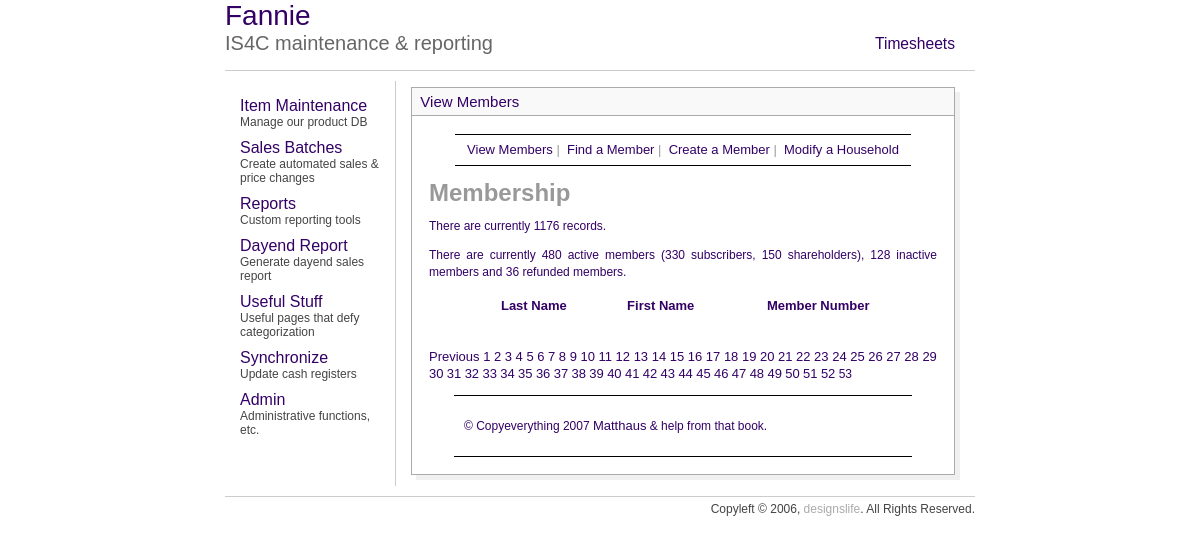
The app's page /mem/view_members.php?s=1300&np=53&sort=lna, older data.
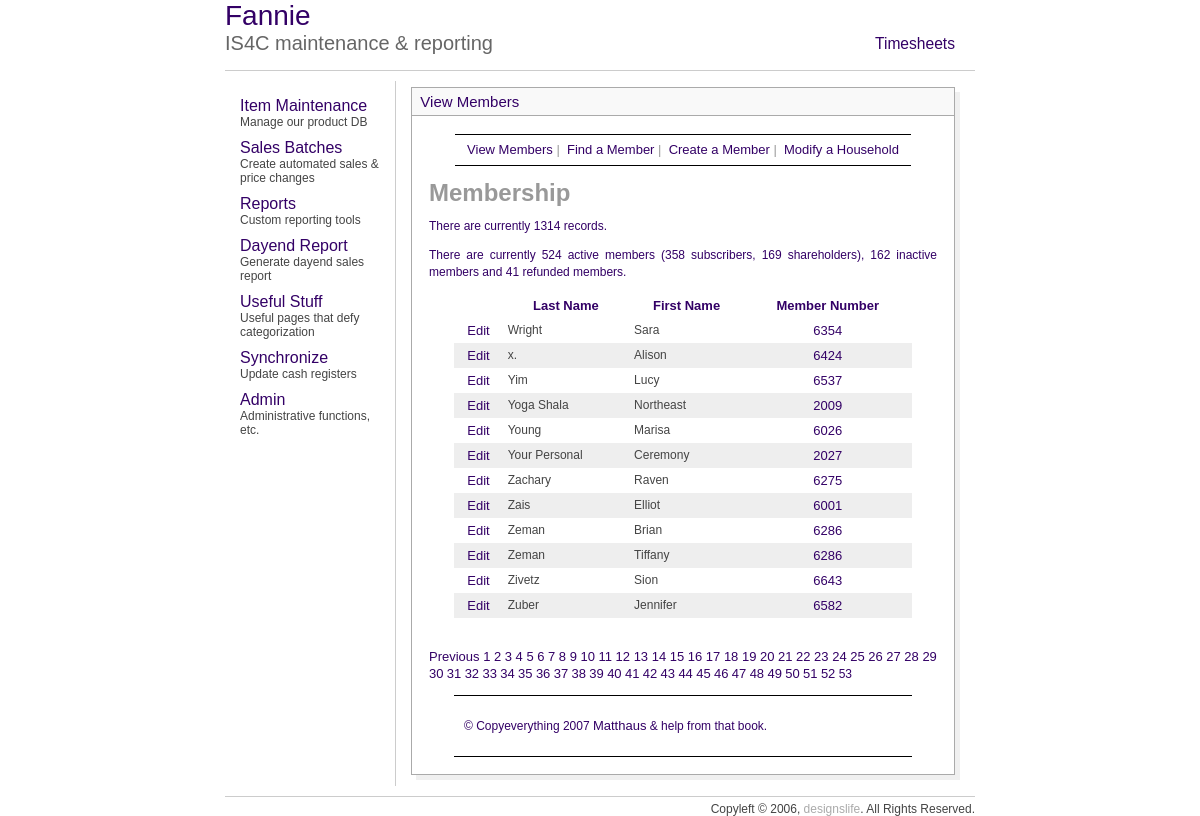
The same page, newer data.
### tables this page shows
CREATE TABLE `custdata` (
  `CardNo` int(8) default NULL,
  `personNum` tinyint(4) NOT NULL default '1',
  `LastName` varchar(30) default NULL,
  `FirstName` varchar(30) default NULL,
  `CashBack` double NOT NULL default '60',
  `Balance` double NOT NULL default '0',
  `Discount` smallint(6) default NULL,
  `MemDiscountLimit` double NOT NULL default '0',
  `ChargeOk` tinyint(4) NOT NULL default '1',
  `WriteChecks` tinyint(4) NOT NULL default '1',
  `StoreCoupons` tinyint(4) NOT NULL default '1',
  `Type` varchar(10) NOT NULL default 'pc',
  `memType` tinyint(4) default NULL,
  `staff` tinyint(4) NOT NULL default '0',
  `SSI` double NOT NULL default '0',
  `Purchases` double NOT NULL default '0',
  `NumberOfChecks` smallint(6) NOT NULL default '0',
  `memCoupons` int(11) NOT NULL default '1',
  `blueLine` varchar(50) default NULL,
  `Shown` tinyint(4) NOT NULL default '1',
  `id` int(11) NOT NULL auto_increment,
  `modified` datetime NOT NULL,
  PRIMARY KEY  (`id`),
  KEY `LastName` (`LastName`),
  KEY `CardNo_2` (`CardNo`,`memType`,`staff`,`id`,`personNum`)
);

### mem/view_members.php (the view, shortened to what this page needs)
<?php
echo'<h1 id="mainhead">Membership</h1>';
require_once ('../includes/mysqli_connect.php');
mysqli_select_db($db_slave, 'is4c_op');
$display = 25;
$query = "SELECT COUNT(id) FROM custdata ORDER BY cardno ASC";
$result = mysqli_query($db_slave, $query);
$row = mysqli_fetch_array($result, MYSQLI_NUM);
$num_records = $row[0];
$activeQ = "SELECT * FROM custdata WHERE memType in (1,2) AND cardno <> 3000 GROUP BY cardno";
$subscribersQ = "SELECT * FROM custdata WHERE memType = 2 AND cardno <> 3000 GROUP BY cardno";
$shareholdersQ = "SELECT * FROM custdata WHERE memType = 1 AND cardno <> 3000 GROUP BY cardno";
$inactiveQ = "SELECT * FROM custdata WHERE memType = 5 AND cardno <> 3000 GROUP BY cardno";
$refundQ = "SELECT * FROM custdata WHERE memType = 4 AND cardno <> 3000 GROUP BY cardno";
$activeR = mysqli_query($db_slave, $activeQ);
$inactiveR = mysqli_query($db_slave, $inactiveQ);
$refundR = mysqli_query($db_slave, $refundQ);
$subscribersR = mysqli_query($db_slave, $subscribersQ);
$shareholdersR = mysqli_query($db_slave, $shareholdersQ);
$subscribers = mysqli_num_rows($subscribersR);
$shareholders = mysqli_num_rows($shareholdersR);
$active = mysqli_num_rows($activeR);
$inactive = mysqli_num_rows($inactiveR);
$refund = mysqli_num_rows($refundR);
if (isset($_GET['np'])) {
	$num_pages = $_GET['np'];
} else {
	if ($num_records > $display) {
		$num_pages = ceil ($num_records/$display);
	} else {
		$num_pages = 1;
	}
}
if (isset($_GET['s'])) {
	$start = $_GET['s'];
} else {
	$start = 0;
}
$link1 = "{$_SERVER['PHP_SELF']}?sort=lna";
$link2 = "{$_SERVER['PHP_SELF']}?sort=fna";
$link3 = "{$_SERVER['PHP_SELF']}?sort=cna";
if (isset($_GET['sort'])) {
	switch ($_GET['sort']) {
		case 'lna':
		$order_by = 'LastName ASC';
		$link1 = "{$_SERVER['PHP_SELF']}?sort=lnd";
		break;
	}
	$sort = $_GET['sort'];
} else {
	$order_by = 'CardNo DESC';
	$sort = 'cnd';
}
$query = "SELECT LastName, FirstName, CardNo, id FROM custdata WHERE CardNo != 9999 AND CardNo != 99999 ORDER BY $order_by LIMIT $start, $display";
$result = mysqli_query($db_slave, $query);
echo "<p>There are currently $num_records records.</p>\n";
echo "<p>There are currently $active active members ($subscribers subscribers, $shareholders shareholders), $inactive inactive members and $refund refunded members.</p>\n";
echo '<table align="center" width="90%" cellspacing="0" cellpadding="5">
<tr>
<td align="center"><b></b></td>
<td align="center"><b><a href="' . $link1 . '&s=' . $start . '&np=' . $num_pages . '">Last Name</a></b></td>
<td align="center"><b><a href="' . $link2 . '&s=' . $start . '&np=' . $num_pages . '">First Name</a></b></td>
<td align="center"><b><a href="' . $link3 . '&s=' . $start . '&np=' . $num_pages . '">Member Number</a></b></td>
</tr>';
$bg = '#eeeeee';
while ($row = mysqli_fetch_array ($result, MYSQLI_ASSOC)) {
	$bg = ($bg=='#eeeeee' ? '#ffffff' : '#eeeeee');
	echo '<tr bgcolor="' . $bg . '">
	<td align="center"><a href="edit_member.php?id=' . $row['id'] . '">Edit</a></td>
	<td align="left">' . $row['LastName'] . '</td>
	<td align="left">' . $row['FirstName'] . '</td>
	<td align="center"><a href="modify_household.php?cardno=' . $row['CardNo'] . '">' . $row['CardNo'] . ' </a></td>
	</tr>';
}
echo '</table>';
if ($num_pages > 1) {
	echo '<br /><p>';
	$current_page = ($start/$display) + 1;
	if ($current_page != 1) {
		echo '<a href="view_members.php?s=' . ($start - $display) . '&np=' . $num_pages . '&sort=' . $sort . '">Previous</a> ';
	}
	for ($i = 1; $i <= $num_pages; $i++) {
		if ($i != $current_page) {
		echo '<a href="view_members.php?s=' . ($display * ($i - 1)) . '&np=' . $num_pages . '&sort=' . $sort . '">' . $i . '</a> ';
		} else {
			echo $i . ' ';
		}
	}
	echo '</p>';
}
?>

Row changes from the older to the newer data that the page shows:
now on this page (row edited): custdata: LastName "Wright", FirstName "Sara", CardNo "6354"
now on this page (row unchanged): custdata: LastName "x.", FirstName "Alison", CardNo "6424"
now on this page (row unchanged): custdata: LastName "Yim", FirstName "Lucy", CardNo "6537"
now on this page (row unchanged): custdata: LastName "Yoga Shala", FirstName "Northeast", CardNo "2009"
now on this page (row unchanged): custdata: LastName "Young", FirstName "Marisa", CardNo "6026"
now on this page (row unchanged): custdata: LastName "Your Personal", FirstName "Ceremony", CardNo "2027"
now on this page (row unchanged): custdata: LastName "Zachary", FirstName "Raven", CardNo "6275"
now on this page (row edited): custdata: LastName "Zais", FirstName "Elliot", CardNo "6001"
now on this page (row unchanged): custdata: LastName "Zeman", FirstName "Brian", CardNo "6286"
now on this page (row unchanged): custdata: LastName "Zeman", FirstName "Tiffany", CardNo "6286"
added custdata: LastName "Zivetz", FirstName "Sion", CardNo "6643"
now on this page (row edited): custdata: LastName "Zuber", FirstName "Jennifer", CardNo "6582"
Text that changed along with them:
$num_records: "1176" → "1314"
$active: "480" → "524"
$subscribers: "330" → "358"
$shareholders: "150" → "169"
$inactive: "128" → "162"
$refund: "36" → "41"
